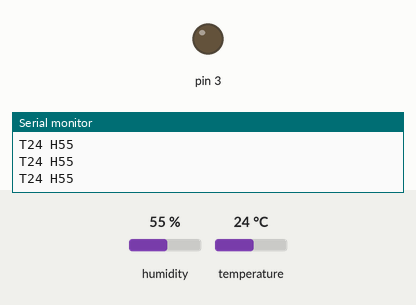
This sketch was run on a simulated Arduino Uno, built with avr-gcc and run on an emulated ATmega328P. Shown: output pins drawn as LEDs (lit = HIGH), the last lines printed to the serial monitor. The inputs (shaded band) are chosen by the test bench; at power-on: humidity 55 %, temperature 24 °C.

Above: at 2.8 s.
2.9 s: humidity set to 59 %
5.6 s: humidity set to 62 %
At 7.5 s:
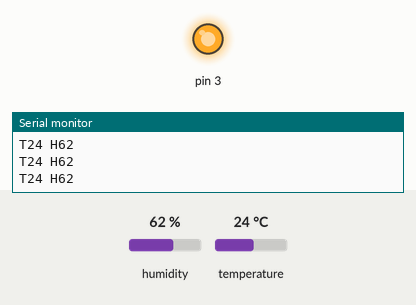
8.3 s: humidity set to 22 %
At 11.1 s:
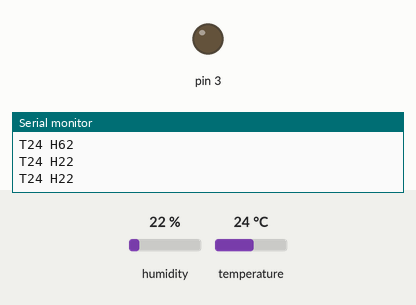
11.6 s: humidity set to 68 %
At 13.5 s:
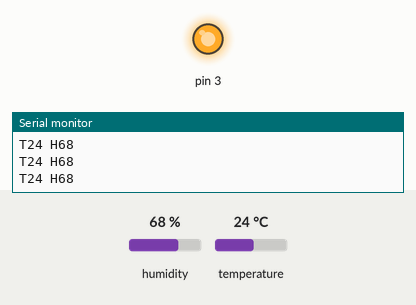
Timing chart, 0 to 15.0 s (numbered marks = the images above; inputs shaded):
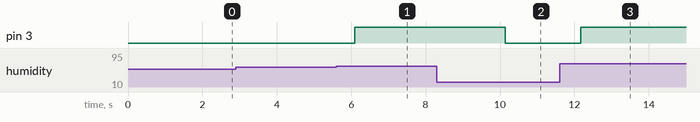

The sketch:

sketch_aug07a.ino
```cpp
#include <DHT.h>
#include <DHT_U.h>

int LED_ROJO = 3;

int SENSOR = 2;
int TEMPERATURA;
int HUMEDAD;

DHT dht(SENSOR, DHT11);

void setup() {
  Serial.begin(9600);
  // DHT11
  dht.begin();
  // LED
  pinMode(3, OUTPUT);
}

void loop() {
  TEMPERATURA = dht.readTemperature();
  HUMEDAD = dht.readHumidity();
  Serial.print("T");
  Serial.print(TEMPERATURA);
  Serial.print(" H");
  Serial.println(HUMEDAD);
  if(HUMEDAD > 60) {
    digitalWrite(3, HIGH);
  } else {
    digitalWrite(3, LOW);
  }
  delay(500);
}
```

Measured:
- the behaviour switches between 60 and 61 % on humidity (found by bisection; images 0 and 1)
- after the input at 5.6 s, pin 3: LOW → HIGH after 0.50 s
- after the input at 8.3 s, pin 3: HIGH → LOW after 1.8 s
- after the input at 11.6 s, pin 3: LOW → HIGH after 0.57 s
